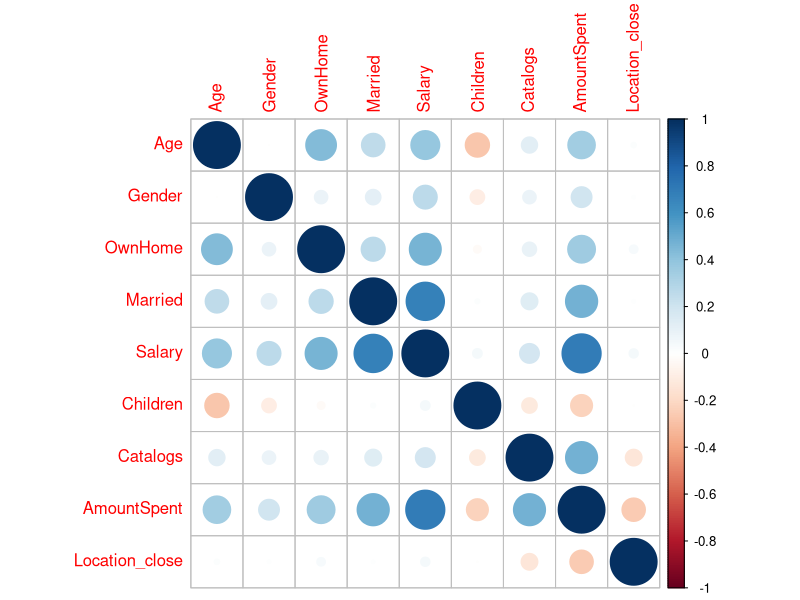
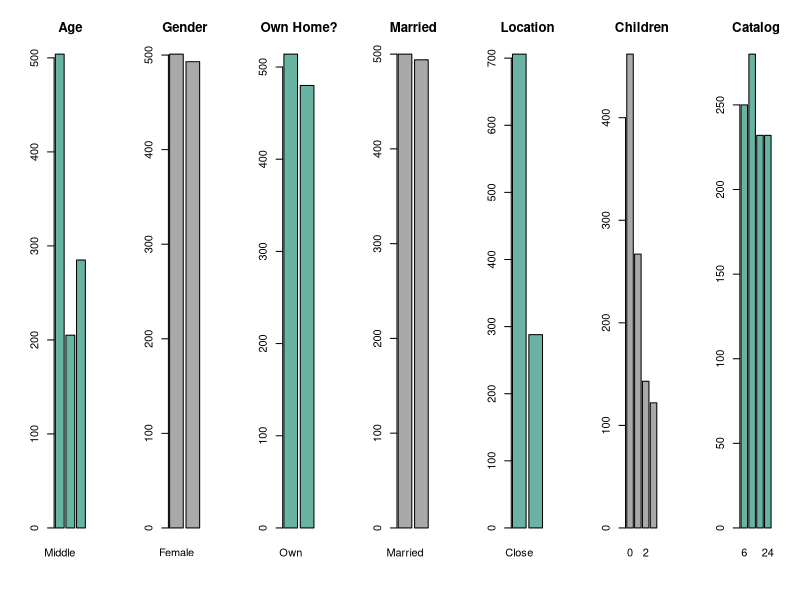
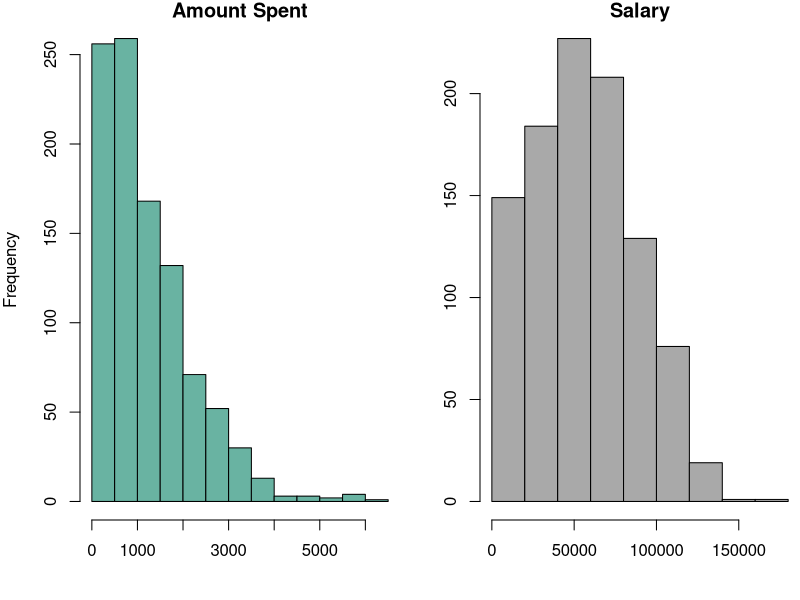

Write the R code that produced these figures, in order.
#installed.packages("corrplot")
library(corrplot)
getwd()
setwd("C:/Users/Lasha/Desktop/Lasha/Education/`UW DS/I Semester/Unsupervised Learning/Clustering Paper HW/Clustering_Project")
raw.data <- read.csv("retailMarketingDI.csv")

raw.data <- raw.data[!is.na(raw.data$AmountSpent),]
head(raw.data$Age, 10)

cor.data <- raw.data
levels(raw.data$Age)
cor.data$Age <- ifelse(cor.data$Age == 'Young', 0,
                        ifelse(cor.data$Age == 'Middle',1,2))

levels(raw.data$Gender)
cor.data$Gender <- ifelse(cor.data$Gender == "Female", 0 ,1)


levels(raw.data$OwnHome)
cor.data$OwnHome <- ifelse(cor.data$OwnHome == "Rent", 0 ,1)


levels(raw.data$Married)
cor.data$Married <- ifelse(cor.data$Married == "Single", 0 ,1)

levels(raw.data$Location)
cor.data$Location_close <- ifelse(cor.data$Location == "Far", 0 ,1)

cor.data$History<- NULL
cor.data$Location<- NULL


str(cor.data)

cor.maxtrix<- cor(cor.data, method = "pearson", use = "complete.obs")

corrplot(cor.maxtrix)
#explain the matrix, high correlation, low correlation etc. 


library(ggplot2)

par(mfrow=c(1,7))

barplot(table(raw.data$Age), main="Age", col = "#69b3a2")
barplot(table(raw.data$Gender), main="Gender", col = "#A9A9A9")
barplot(table(raw.data$OwnHome), main="Own Home?", col = "#69b3a2")
barplot(table(raw.data$Married), main="Married", col = "#A9A9A9")
barplot(table(raw.data$Location), main="Location", col = "#69b3a2")
barplot(table(raw.data$Children), main="Children", col = "#A9A9A9")
barplot(table(raw.data$Catalog), main="Catalog", col = "#69b3a2")

par(
  mfrow=c(1,2),
  mar=c(4,4,1,0)
)
hist((raw.data$AmountSpent), xlab="", main="Amount Spent", col = "#69b3a2")
hist((raw.data$Salary), xlab="", ylab="", main="Salary", col = "#A9A9A9")

